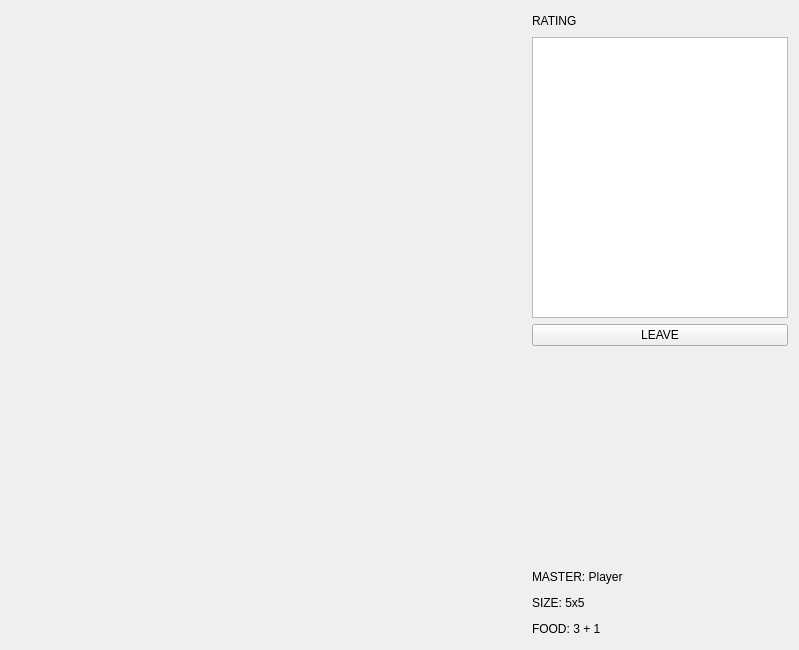
<?xml version="1.0" encoding="UTF-8"?>
<ui version="4.0">
    <class>Form</class>
    <widget class="QWidget" name="Form">
        <property name="geometry">
            <rect>
                <x>0</x>
                <y>0</y>
                <width>799</width>
                <height>650</height>
            </rect>
        </property>
        <property name="windowTitle">
            <string>Form</string>
        </property>
        <layout class="QGridLayout" name="gridLayout_2">
            <item row="0" column="0">
                <layout class="QGridLayout" name="gridLayout">
                    <item row="1" column="3" rowspan="4" colspan="2">
                        <widget class="QListWidget" name="ratingList">
                            <property name="focusPolicy">
                                <enum>Qt::NoFocus</enum>
                            </property>
                            <property name="contextMenuPolicy">
                                <enum>Qt::NoContextMenu</enum>
                            </property>
                            <property name="verticalScrollBarPolicy">
                                <enum>Qt::ScrollBarAlwaysOff</enum>
                            </property>
                            <property name="horizontalScrollBarPolicy">
                                <enum>Qt::ScrollBarAlwaysOff</enum>
                            </property>
                            <property name="editTriggers">
                                <set>QAbstractItemView::NoEditTriggers</set>
                            </property>
                            <property name="showDropIndicator" stdset="0">
                                <bool>false</bool>
                            </property>
                            <property name="sortingEnabled">
                                <bool>false</bool>
                            </property>
                        </widget>
                    </item>
                    <item row="0" column="0" rowspan="12">
                        <widget class="QWidget" name="artWidget" native="true">
                            <property name="sizePolicy">
                                <sizepolicy hsizetype="Preferred" vsizetype="Preferred">
                                    <horstretch>100</horstretch>
                                    <verstretch>100</verstretch>
                                </sizepolicy>
                            </property>
                        </widget>
                    </item>
                    <item row="6" column="3" rowspan="3" colspan="2">
                        <spacer name="verticalSpacer">
                            <property name="orientation">
                                <enum>Qt::Vertical</enum>
                            </property>
                            <property name="sizeHint" stdset="0">
                                <size>
                                    <width>20</width>
                                    <height>20</height>
                                </size>
                            </property>
                        </spacer>
                    </item>
                    <item row="0" column="3" colspan="2">
                        <widget class="QLabel" name="label">
                            <property name="maximumSize">
                                <size>
                                    <width>16777215</width>
                                    <height>20</height>
                                </size>
                            </property>
                            <property name="text">
                                <string>RATING</string>
                            </property>
                        </widget>
                    </item>
                    <item row="9" column="3" colspan="2">
                        <widget class="QLabel" name="masterLabel">
                            <property name="maximumSize">
                                <size>
                                    <width>16777215</width>
                                    <height>20</height>
                                </size>
                            </property>
                            <property name="text">
                                <string>MASTER: Player</string>
                            </property>
                        </widget>
                    </item>
                    <item row="0" column="1" rowspan="12">
                        <spacer name="horizontalSpacer">
                            <property name="orientation">
                                <enum>Qt::Horizontal</enum>
                            </property>
                            <property name="sizeType">
                                <enum>QSizePolicy::Fixed</enum>
                            </property>
                            <property name="sizeHint" stdset="0">
                                <size>
                                    <width>13</width>
                                    <height>20</height>
                                </size>
                            </property>
                        </spacer>
                    </item>
                    <item row="11" column="3" colspan="2">
                        <widget class="QLabel" name="foodLabel">
                            <property name="maximumSize">
                                <size>
                                    <width>16777215</width>
                                    <height>20</height>
                                </size>
                            </property>
                            <property name="text">
                                <string>FOOD: 3 + 1</string>
                            </property>
                        </widget>
                    </item>
                    <item row="10" column="3" colspan="2">
                        <widget class="QLabel" name="sizeLabel">
                            <property name="maximumSize">
                                <size>
                                    <width>16777215</width>
                                    <height>20</height>
                                </size>
                            </property>
                            <property name="text">
                                <string>SIZE: 5x5</string>
                            </property>
                        </widget>
                    </item>
                    <item row="5" column="3" colspan="2">
                        <widget class="QPushButton" name="leaveButton">
                            <property name="focusPolicy">
                                <enum>Qt::NoFocus</enum>
                            </property>
                            <property name="contextMenuPolicy">
                                <enum>Qt::NoContextMenu</enum>
                            </property>
                            <property name="text">
                                <string>LEAVE</string>
                            </property>
                            <property name="autoDefault">
                                <bool>false</bool>
                            </property>
                            <property name="default">
                                <bool>false</bool>
                            </property>
                            <property name="flat">
                                <bool>false</bool>
                            </property>
                        </widget>
                    </item>
                </layout>
            </item>
        </layout>
    </widget>
    <resources/>
    <connections/>
</ui>
